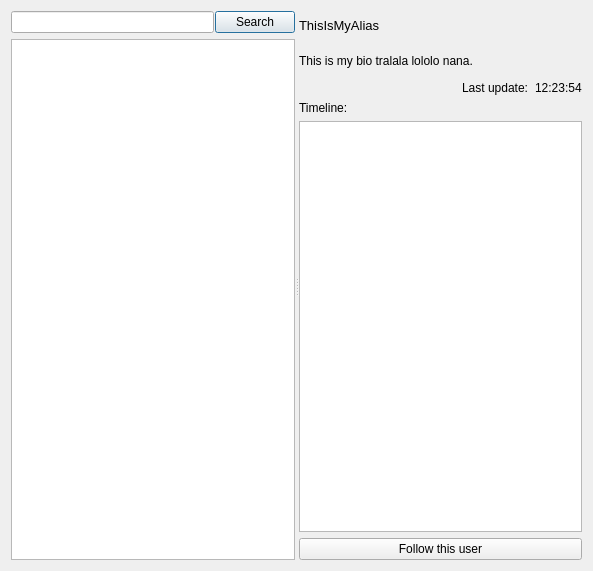
<?xml version="1.0" encoding="UTF-8"?>
<ui version="4.0">
 <class>MemberSearchDialog</class>
 <widget class="QDialog" name="MemberSearchDialog">
  <property name="geometry">
   <rect>
    <x>0</x>
    <y>0</y>
    <width>593</width>
    <height>571</height>
   </rect>
  </property>
  <property name="windowTitle">
   <string>Search Users</string>
  </property>
  <layout class="QVBoxLayout" name="verticalLayout_2">
   <item>
    <widget class="QSplitter" name="splitter">
     <property name="orientation">
      <enum>Qt::Horizontal</enum>
     </property>
     <widget class="QWidget" name="layoutWidget">
      <layout class="QVBoxLayout" name="verticalLayout_3">
       <property name="sizeConstraint">
        <enum>QLayout::SetMinimumSize</enum>
       </property>
       <item>
        <layout class="QHBoxLayout" name="horizontalLayout_3">
         <property name="spacing">
          <number>1</number>
         </property>
         <property name="sizeConstraint">
          <enum>QLayout::SetMaximumSize</enum>
         </property>
         <item>
          <widget class="QLineEdit" name="search_line">
           <property name="sizePolicy">
            <sizepolicy hsizetype="Expanding" vsizetype="Fixed">
             <horstretch>0</horstretch>
             <verstretch>0</verstretch>
            </sizepolicy>
           </property>
           <property name="minimumSize">
            <size>
             <width>124</width>
             <height>0</height>
            </size>
           </property>
           <property name="maximumSize">
            <size>
             <width>236</width>
             <height>16777215</height>
            </size>
           </property>
          </widget>
         </item>
         <item>
          <widget class="QPushButton" name="search_btn">
           <property name="text">
            <string>Search</string>
           </property>
          </widget>
         </item>
        </layout>
       </item>
       <item>
        <widget class="QListView" name="results_list"/>
       </item>
      </layout>
     </widget>
     <widget class="QWidget" name="layoutWidget">
      <layout class="QVBoxLayout" name="verticalLayout">
       <item>
        <layout class="QGridLayout" name="gridLayout">
         <item row="0" column="0">
          <widget class="QLabel" name="alias_lbl">
           <property name="font">
            <font>
             <pointsize>10</pointsize>
            </font>
           </property>
           <property name="text">
            <string>ThisIsMyAlias</string>
           </property>
           <property name="scaledContents">
            <bool>false</bool>
           </property>
           <property name="wordWrap">
            <bool>false</bool>
           </property>
           <property name="openExternalLinks">
            <bool>true</bool>
           </property>
           <property name="textInteractionFlags">
            <set>Qt::TextBrowserInteraction</set>
           </property>
          </widget>
         </item>
         <item row="0" column="1" rowspan="2">
          <widget class="QLabel" name="thumbnail_lbl">
           <property name="sizePolicy">
            <sizepolicy hsizetype="Fixed" vsizetype="Fixed">
             <horstretch>0</horstretch>
             <verstretch>0</verstretch>
            </sizepolicy>
           </property>
           <property name="minimumSize">
            <size>
             <width>64</width>
             <height>64</height>
            </size>
           </property>
           <property name="maximumSize">
            <size>
             <width>64</width>
             <height>64</height>
            </size>
           </property>
           <property name="sizeIncrement">
            <size>
             <width>64</width>
             <height>64</height>
            </size>
           </property>
           <property name="baseSize">
            <size>
             <width>64</width>
             <height>64</height>
            </size>
           </property>
           <property name="text">
            <string/>
           </property>
           <property name="pixmap">
            <pixmap resource="resources.qrc">:/main/face-smile-big.png</pixmap>
           </property>
           <property name="scaledContents">
            <bool>true</bool>
           </property>
          </widget>
         </item>
         <item row="1" column="0">
          <widget class="QLabel" name="bio_lbl">
           <property name="text">
            <string>This is my bio tralala lololo nana.</string>
           </property>
           <property name="wordWrap">
            <bool>true</bool>
           </property>
          </widget>
         </item>
        </layout>
       </item>
       <item>
        <layout class="QHBoxLayout" name="horizontalLayout">
         <item>
          <spacer name="horizontalSpacer">
           <property name="orientation">
            <enum>Qt::Horizontal</enum>
           </property>
           <property name="sizeHint" stdset="0">
            <size>
             <width>38</width>
             <height>10</height>
            </size>
           </property>
          </spacer>
         </item>
         <item>
          <widget class="QLabel" name="label_7">
           <property name="text">
            <string>Last update:</string>
           </property>
          </widget>
         </item>
         <item>
          <widget class="QLabel" name="last_update_lbl">
           <property name="text">
            <string>12:23:54</string>
           </property>
          </widget>
         </item>
        </layout>
       </item>
       <item>
        <widget class="QLabel" name="label">
         <property name="text">
          <string>Timeline:</string>
         </property>
        </widget>
       </item>
       <item>
        <widget class="QListWidget" name="message_list"/>
       </item>
       <item>
        <widget class="QPushButton" name="followUser_btn">
         <property name="sizePolicy">
          <sizepolicy hsizetype="Expanding" vsizetype="Fixed">
           <horstretch>0</horstretch>
           <verstretch>0</verstretch>
          </sizepolicy>
         </property>
         <property name="text">
          <string>Follow this user</string>
         </property>
        </widget>
       </item>
      </layout>
     </widget>
    </widget>
   </item>
  </layout>
 </widget>
 <resources>
  <include location="resources.qrc"/>
  <include location="resources.qrc"/>
 </resources>
 <connections/>
</ui>
